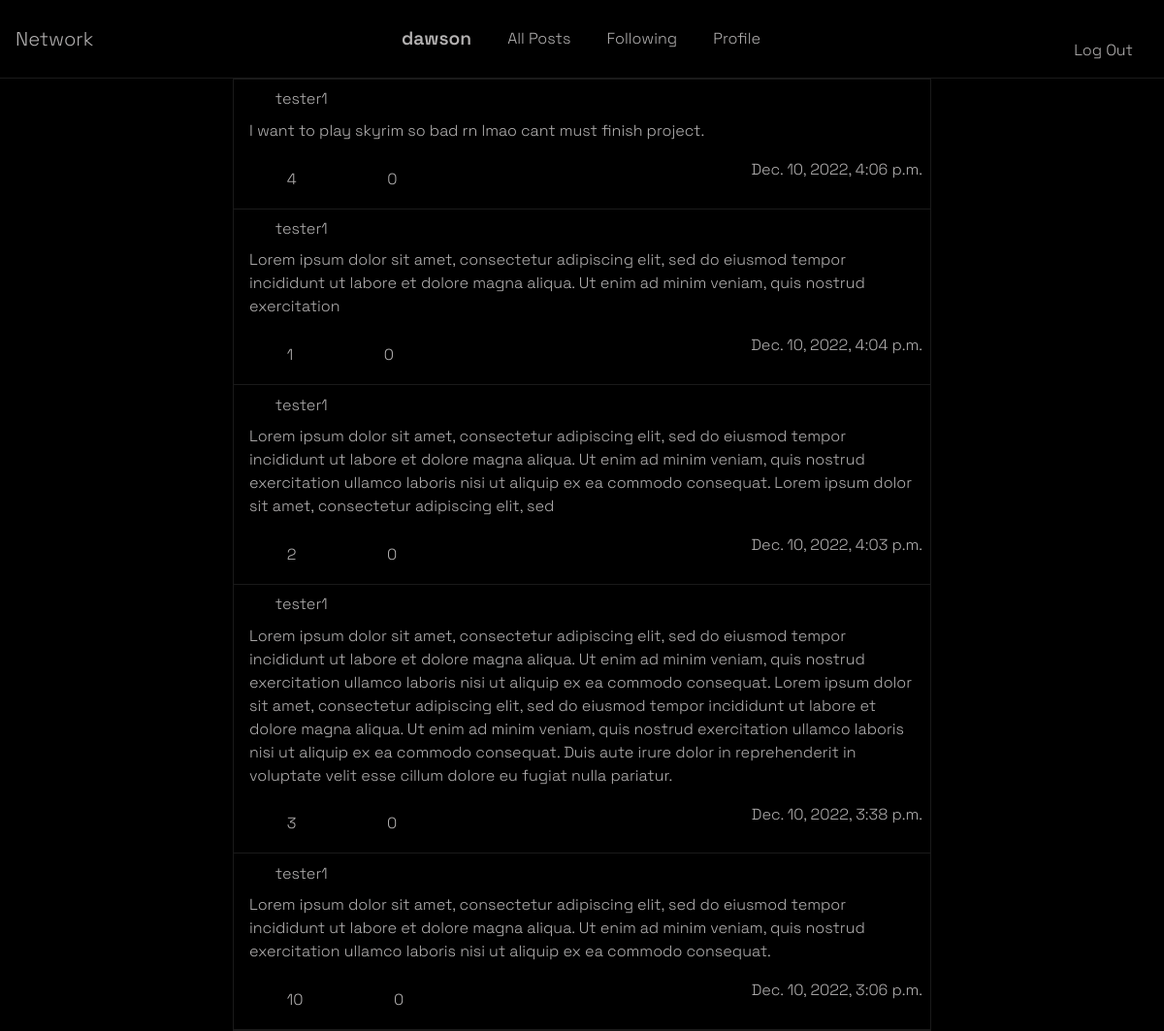
The app's page /following (signed in), older data.
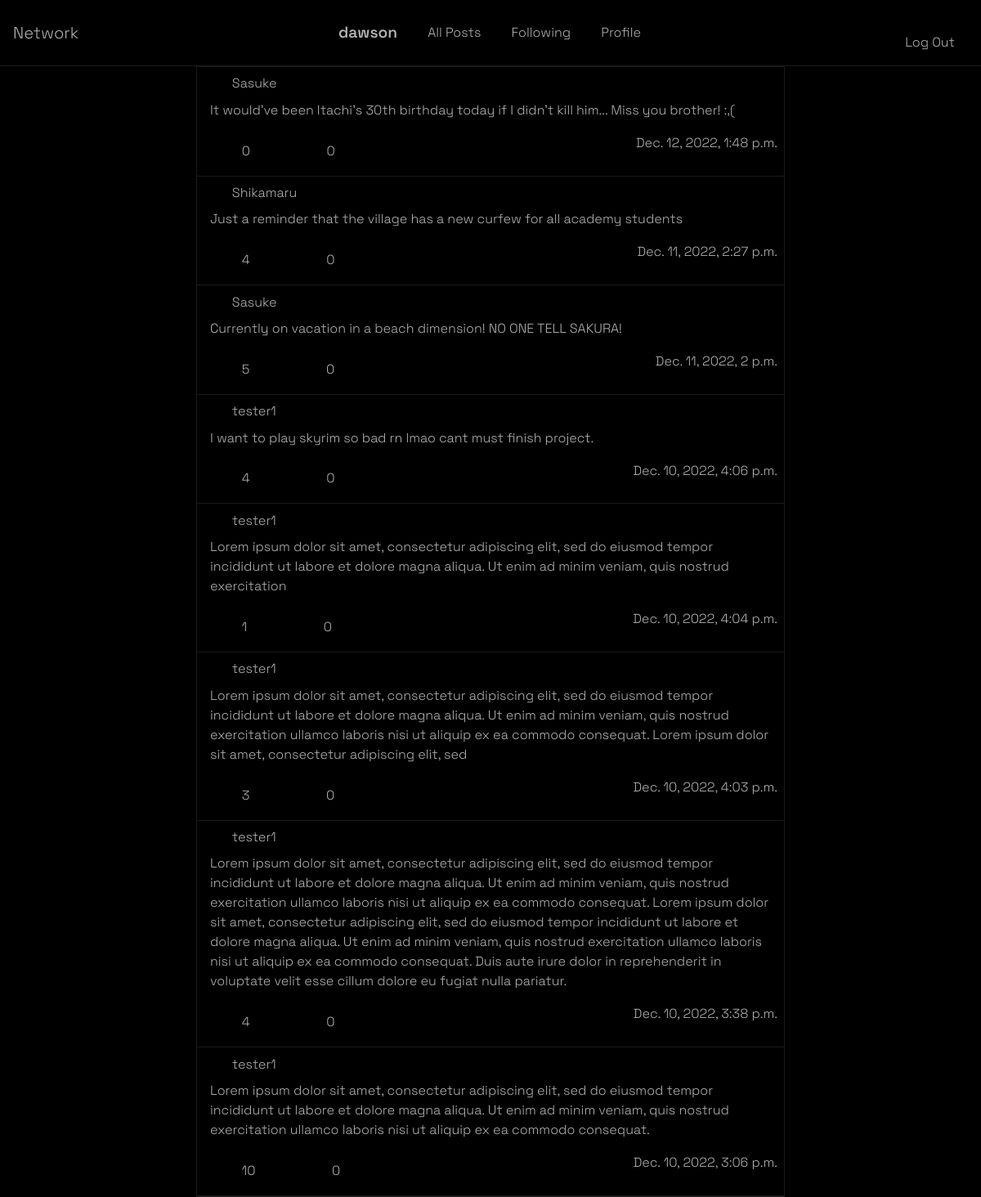
The same page, newer data.
### network/models.py (models this page shows, shortened)
class Post(models.Model):
    username = models.CharField(
        default='None', max_length=24, null=True, blank=True)
    caption = models.TextField(default="")
    timestamp = models.DateTimeField(auto_now_add=True)
    totalLikes = models.IntegerField(default=0)
    totalComments = models.IntegerField(default=0)

### network/views.py (the view)
# urls.py: path("following", views.following, name="following"),
@login_required(login_url='/login')
def following(request):
    pNum = request.GET.get('page')
    if pNum is None:
        pNum = 1
    currUserId = request.user.id
    followList = Realationships.objects.filter(
        followerId=currUserId).values('followingId')
    print(followList)
    postList = []
    followListUsernames = []
    for user in followList:
        followListUsernames.append(User.objects.filter(
            pk=user['followingId']).values('username'))
    for username in followListUsernames:
        usersPosts = Post.objects.filter(
            username=username[0]['username']).values()
        usersPosts = usersPosts.order_by('-timestamp').all()
        usersPosts = list(usersPosts)
        postList = postList + usersPosts
    sortedPostList = sorted(
        postList, key=lambda d: d['timestamp'], reverse=True)
    print(sortedPostList)
    sortedPostList = Paginator(sortedPostList, 10)
    return render(request, 'network/following.html', {
        'posts': sortedPostList.get_page(pNum),
    })

### network/templates/network/following.html (shortened to what this page needs)
{% extends "network/layout.html" %}
{% block body %}
    <div id='index-body'>
        <div id='post-container'>
            {% for i in posts %}
            <div class='single-post-container' id='{{ i.id }}'>
                <div class='user-info'>
                    <a class='profile-link' href='/profile/{{ i.username }}'><div id='{{ i.username }}' class='index-user-info-top'><box-icon id='profilePicIcon' name='user-circle' size='sm' color='rgb(230, 230, 230)'></box-icon>{{ i.username }}</div></a>
                    </div>
                <div class='post-content'>
                    <p id='para_{{ i.id }}'>
                        {{ i.caption }}
                    </p>
                </div>
                <div class='post-footer'>
                    <div class='interactions'>
                        <form class='interaction-form' method='POST'>
                            <div class='interaction-form'>
                                <button type='submit' class='like interaction-button' name='{{ i.id }}'><box-icon color='white' size='sm' name='like' class='interaction-icons'></box-icon></button>
                                <p id='p-{{ i.id }}'>{{ i.totalLikes }}</p>
                            </div>
                            <div class='interaction-form'>
                                <button type='submit' class='dislike interaction-button' name='{{ i.id }}'><box-icon color='white' size='sm' name='dislike' class='interaction-icons'></box-icon></button>
                                <button type='submit' class='comment interaction-button' name='{{ i.id }}'><box-icon color='white' size='sm' name='comment' class='interaction-icons'></box-icon></button>
                                <p id='p-{{ i.id }}'>{{ i.totalComments }}</p>
                            </div>
                        </form>
                    </div>
                    <div class='post-timestamp'>
                        {{ i.timestamp }}
                    </div>
                </div>
            </div>
            {% endfor %}
        </div>
    </div>
{% endblock %}

Row changes from the older to the newer data that the page shows:
added Post: username "Sasuke", caption "It would've been Itachi's 30th birthday today if I didn't kill him... Miss you brother! :,(", totalLikes "0", totalComments "0", timestamp "Dec. 12, 2022, 1:48 p.m."
now on this page (row edited): Post: username "Shikamaru", caption "Just a reminder that the village has a new curfew for all academy students", totalLikes "4", totalComments "0", timestamp "Dec. 11, 2022, 2:27 p.m."
now on this page (row unchanged): Post: username "Sasuke", caption "Currently on vacation in a beach dimension! NO ONE TELL SAKURA!", totalLikes "5", totalComments "0", timestamp "Dec. 11, 2022, 2 p.m."
changed Post "Dec. 10, 2022, 4:03 p.m.": totalLikes "2" → "3"
changed Post "Dec. 10, 2022, 3:38 p.m.": totalLikes "3" → "4"
